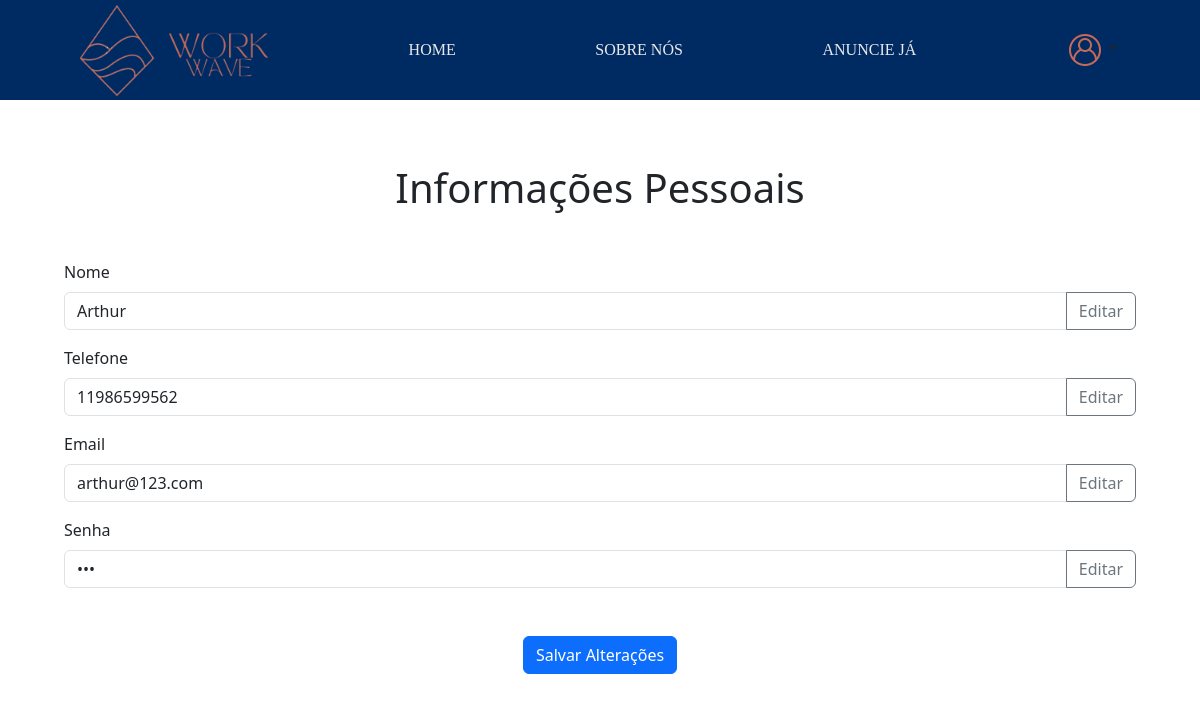
/DadosUsuario.php (signed in), run on the app's committed database.
### tables this page shows
CREATE TABLE `proprietario` (
  `ProId` int(11) NOT NULL,
  `ProNome` varchar(100) NOT NULL,
  `ProSenha` varchar(50) NOT NULL,
  `ProEmail` varchar(100) NOT NULL,
  `ProTelefone` varchar(20) NOT NULL
);

### DadosUsuario.php (the view, shortened to what this page needs)
<?php
try {
    $conexao = new PDO("mysql:host=localhost; dbname=workwave", "root", "");
    $conexao->setAttribute(PDO::ATTR_ERRMODE, PDO::ERRMODE_EXCEPTION);
} catch (PDOException $erro) {
    echo "Erro na conexão:" . $erro->getMessage();
}
if ($_SESSION['ProprietarioLocador'] == 'Proprietario') {
    $tabela = 'proprietario';
    $campo_id = 'ProId';
    $campo_nome = 'ProNome';
    $campo_telefone = 'ProTelefone';
    $campo_email = 'ProEmail';
    $campo_senha = 'ProSenha';
}
$stmt = $conexao->prepare("SELECT * FROM $tabela WHERE $campo_id = :id");
$stmt->bindParam(':id', $_SESSION['UsuarioId']);
$stmt->execute();
$usuario = $stmt->fetch(PDO::FETCH_ASSOC);
?>
<!DOCTYPE html>
<html lang="en">
<head>
    <link href="https://cdn.jsdelivr.net/npm/bootstrap@5.3.3/dist/css/bootstrap.min.css" rel="stylesheet">
    <link rel="stylesheet" href="css/DadosUsuario.css">
    <link rel="stylesheet" href="css/Style.css">
</head>
<body>
<header>
    <div class="logo">
        <img src="img/WorkWave-removebg-preview (1).png" alt="" width="95px" height="95px">
        <img src="img/WorkWave__2_-removebg-preview.png" alt="" width="100px" height="100px">
    </div>
    <a href="index.php" class="underline">HOME</a>
    <a href="SobreNos.php" class="underline">SOBRE NÓS</a>
    <a href="AnuncieJa.php" class="underline">ANUNCIE JÁ</a>
    <?php
    if (!isset($_SESSION['usuario_validado']) || $_SESSION['usuario_validado'] == false) {
    ?>
        <div class="dropdown">
            <a class="btn dropdown-toggle" href="#" role="button" data-bs-toggle="dropdown" aria-expanded="false">
                <img src="img/user-logo.png" alt="">
            </a>
            <ul class="dropdown-menu">
                <li><a class="dropdown-item" href="login.php">Fazer Login</a></li>
            </ul>
        </div>
    <?php
    } else {
    ?>
        <div class="dropdown">
            <a class="btn dropdown-toggle" href="#" role="button" data-bs-toggle="dropdown" aria-expanded="false">
                <img src="img/user-logo.png" alt="">
            </a>
        </div>
    <?php
    };
    ?>
</header>
<div class="conteudo">
    <div class="dados">
        <h1 class = "text-center mb-5">Informações Pessoais</h1>
        <form method="POST" action="">
            <div class="mb-3">
                <label for="nome" class="form-label">Nome</label>
                <div class="input-group">
                    <input type="text" class="form-control" id="nome" name="nome" value="<?= $usuario[$campo_nome] ?>" readonly>
                    <button class="btn btn-outline-secondary" type="button" onclick="enableField('nome')">Editar</button>
                </div>
            </div>
            <div class="mb-3">
                <label for="telefone" class="form-label">Telefone</label>
                <div class="input-group">
                    <input type="text" class="form-control" id="telefone" name="telefone" value="<?= $usuario[$campo_telefone] ?>" readonly>
                    <button class="btn btn-outline-secondary" type="button" onclick="enableField('telefone')">Editar</button>
                </div>
            </div>
            <div class="mb-3">
                <label for="email" class="form-label">Email</label>
                <div class="input-group">
                    <input type="email" class="form-control" id="email" name="email" value="<?= $usuario[$campo_email] ?>" readonly>
                    <button class="btn btn-outline-secondary" type="button" onclick="enableField('email')">Editar</button>
                </div>
            </div>
            <div class="mb-3">
                <label for="senha" class="form-label">Senha</label>
                <div class="input-group">
                    <input type="password" class="form-control" id="senha" name="senha" value="<?= $usuario[$campo_senha] ?>" readonly>
                    <button class="btn btn-outline-secondary" type="button" onclick="enableField('senha')">Editar</button>
                </div>
            </div>
            <div class="botao d-flex justify-content-center mt-5">
                <button type="submit" class="btn btn-primary">Salvar Alterações</button>
            </div>
        </form>
    </div>
</div>
</body>
</html>

### css/DadosUsuario.css (style rules this page uses)
.conteudo { padding: 3rem; }
.dados { padding: 1rem; border-radius: 20px; display: flex; flex-direction: column; justify-content: center; }

### css/Style.css (style rules this page uses)
header { background-color: #002a62; display: flex; flex-direction: row; justify-content: space-around; align-items: center; }
a { text-decoration: none; color: white; font-family: 'Times New Roman', Times, serif; }
.underline { position: relative; text-decoration: none; color: #EAEAEA; transition: color 0.3s ease; }
.underline::after { content: ''; position: absolute; bottom: -12px; left: -25%; width: 150%; height: 2px; background-color: #EAEAEA; transform: scaleX(0); transition: transform 0.3s ease; }

### data on the page
proprietario: nome "Arthur", telefone "11986599562", email "arthur@123.com"
